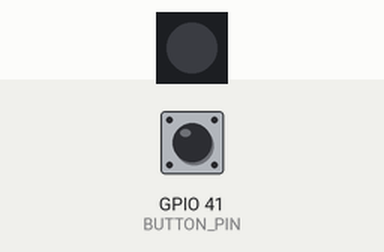
The sketch below on a simulated ESP32. Parts: 1 RGB LEDs in strip order, left to right. Inputs (shaded band) come from the test bench; at power-on: GPIO 41 (BUTTON_PIN) HIGH. WiFi joins after 1.5 s; servers stay silent unless stated; what the sketch prints to the serial monitor is not drawn.

Above: at 2.7 s.
2.8 s: GPIO 41 (BUTTON_PIN) pulled LOW for 2.85 s
At 3.75 s:
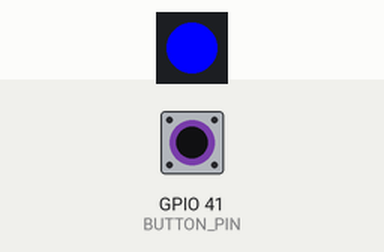
Timing chart, 0 to 5.8 s (numbered marks = the images above; inputs shaded):
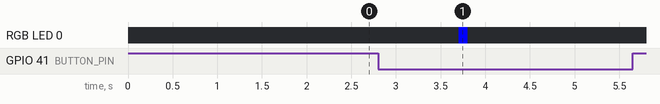

The sketch:

Wifi_Station_Client.ino
```cpp
#include <WiFi.h>
#include <Adafruit_NeoPixel.h>

#define LED_PIN 48      // RGB LED가 연결된 핀 번호
#define NUM_PIXELS 1    // 제어할 LED 개수
#define BUTTON_PIN 41   // 버튼이 연결된 핀 번호

Adafruit_NeoPixel strip(NUM_PIXELS, LED_PIN, NEO_GRB + NEO_KHZ800);

const char *ssid = "ESP32-AP";      // 서버 ESP32 AP SSID
const char *password = "12345678";  // AP 비밀번호
const char *serverIP = "192.168.4.1"; // AP의 기본 IP
const int serverPort = 80;

int count = 0; // 전송할 카운트 값

// RGB 색상 설정 함수
void setColor(uint8_t red, uint8_t green, uint8_t blue) {
  strip.setPixelColor(0, strip.Color(red, green, blue)); // 첫 번째 LED의 색상 설정
  strip.show();                                         // 설정한 색상을 출력
}

void setup() {
    Serial.begin(115200);
    strip.begin();         // NeoPixel 초기화
    strip.show();          // LED 끄기
    pinMode(BUTTON_PIN, INPUT_PULLUP); // 버튼을 풀업 입력으로 설정

    WiFi.begin(ssid, password); // AP에 연결

    while (WiFi.status() != WL_CONNECTED) {
        delay(500);
        Serial.print(".");
    }
    Serial.println("\nWiFi 연결 완료!");
}

void loop() {
    WiFiClient client;

    if (client.connect(serverIP, serverPort)) {
        Serial.print("서버 연결됨, count: ");
        Serial.println(count);

        client.println(String(count)); // count 값 전송
        count++; // count 증가
        delay(2000); // 2초마다 전송
    } else {
        Serial.println("서버 연결 실패");
        delay(1000);
    }

    // 버튼이 눌리면 (LOW 상태)
    if (digitalRead(BUTTON_PIN) == LOW) {
        Serial.println("버튼 눌림: 파란색 LED ON");
        setColor(0, 0, 255); // 파란색 LED 켜기
        delay(100);          // 0.1초 대기
        setColor(0, 0, 0);   // LED 끄기
        Serial.println("파란색 LED OFF");
    }
}
```

Measured:
- after the input at 2.8 s, RGB LED 0: off → RGB(0, 0, 255) after 0.90 s, → off 0.10 s later
